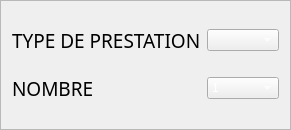
                                <widget class="QFrame" name="frame_34">
                                 <property name="minimumSize">
                                  <size>
                                   <width>0</width>
                                   <height>130</height>
                                  </size>
                                 </property>
                                 <property name="frameShape">
                                  <enum>QFrame::StyledPanel</enum>
                                 </property>
                                 <property name="frameShadow">
                                  <enum>QFrame::Raised</enum>
                                 </property>
                                 <layout class="QGridLayout" name="gridLayout_41">
                                  <item row="0" column="0">
                                   <widget class="QLabel" name="label_43">
                                    <property name="font">
                                     <font>
                                      <family>3ds</family>
                                      <pointsize>14</pointsize>
                                     </font>
                                    </property>
                                    <property name="text">
                                     <string>TYPE DE PRESTATION</string>
                                    </property>
                                   </widget>
                                  </item>
                                  <item row="0" column="1">
                                   <widget class="QComboBox" name="comboBox_35">
                                    <property name="styleSheet">
                                     <string notr="true">color: rgb(255, 255, 255);
font: 14pt &quot;3ds&quot;;</string>
                                    </property>
                                   </widget>
                                  </item>
                                  <item row="1" column="0">
                                   <widget class="QLabel" name="label_44">
                                    <property name="font">
                                     <font>
                                      <family>3ds</family>
                                      <pointsize>14</pointsize>
                                     </font>
                                    </property>
                                    <property name="text">
                                     <string>NOMBRE</string>
                                    </property>
                                   </widget>
                                  </item>
                                  <item row="1" column="1">
                                   <widget class="QComboBox" name="comboBox_36">
                                    <property name="styleSheet">
                                     <string notr="true">color: rgb(255, 255, 255);
font: 14pt &quot;3ds&quot;;</string>
                                    </property>
                                    <item>
                                     <property name="text">
                                      <string>1</string>
                                     </property>
                                    </item>
                                    <item>
                                     <property name="text">
                                      <string>2</string>
                                     </property>
                                    </item>
                                    <item>
                                     <property name="text">
                                      <string>3</string>
                                     </property>
                                    </item>
                                    <item>
                                     <property name="text">
                                      <string>4</string>
                                     </property>
                                    </item>
                                    <item>
                                     <property name="text">
                                      <string>5</string>
                                     </property>
                                    </item>
                                    <item>
                                     <property name="text">
                                      <string>6</string>
                                     </property>
                                    </item>
                                    <item>
                                     <property name="text">
                                      <string>7</string>
                                     </property>
                                    </item>
                                    <item>
                                     <property name="text">
                                      <string>8</string>
                                     </property>
                                    </item>
                                    <item>
                                     <property name="text">
                                      <string>9</string>
                                     </property>
                                    </item>
                                    <item>
                                     <property name="text">
                                      <string>10</string>
                                     </property>
                                    </item>
                                    <item>
                                     <property name="text">
                                      <string>11</string>
                                     </property>
                                    </item>
                                    <item>
                                     <property name="text">
                                      <string>12</string>
                                     </property>
                                    </item>
                                    <item>
                                     <property name="text">
                                      <string>13</string>
                                     </property>
                                    </item>
                                    <item>
                                     <property name="text">
                                      <string>14</string>
                                     </property>
                                    </item>
                                    <item>
                                     <property name="text">
                                      <string>15</string>
                                     </property>
                                    </item>
                                    <item>
                                     <property name="text">
                                      <string>16</string>
                                     </property>
                                    </item>
                                    <item>
                                     <property name="text">
                                      <string>17</string>
                                     </property>
                                    </item>
                                    <item>
                                     <property name="text">
                                      <string>18</string>
                                     </property>
                                    </item>
                                    <item>
                                     <property name="text">
                                      <string>19</string>
                                     </property>
                                    </item>
                                    <item>
                                     <property name="text">
                                      <string>20</string>
                                     </property>
                                    </item>
                                   </widget>
                                  </item>
                                 </layout>
                                </widget>
